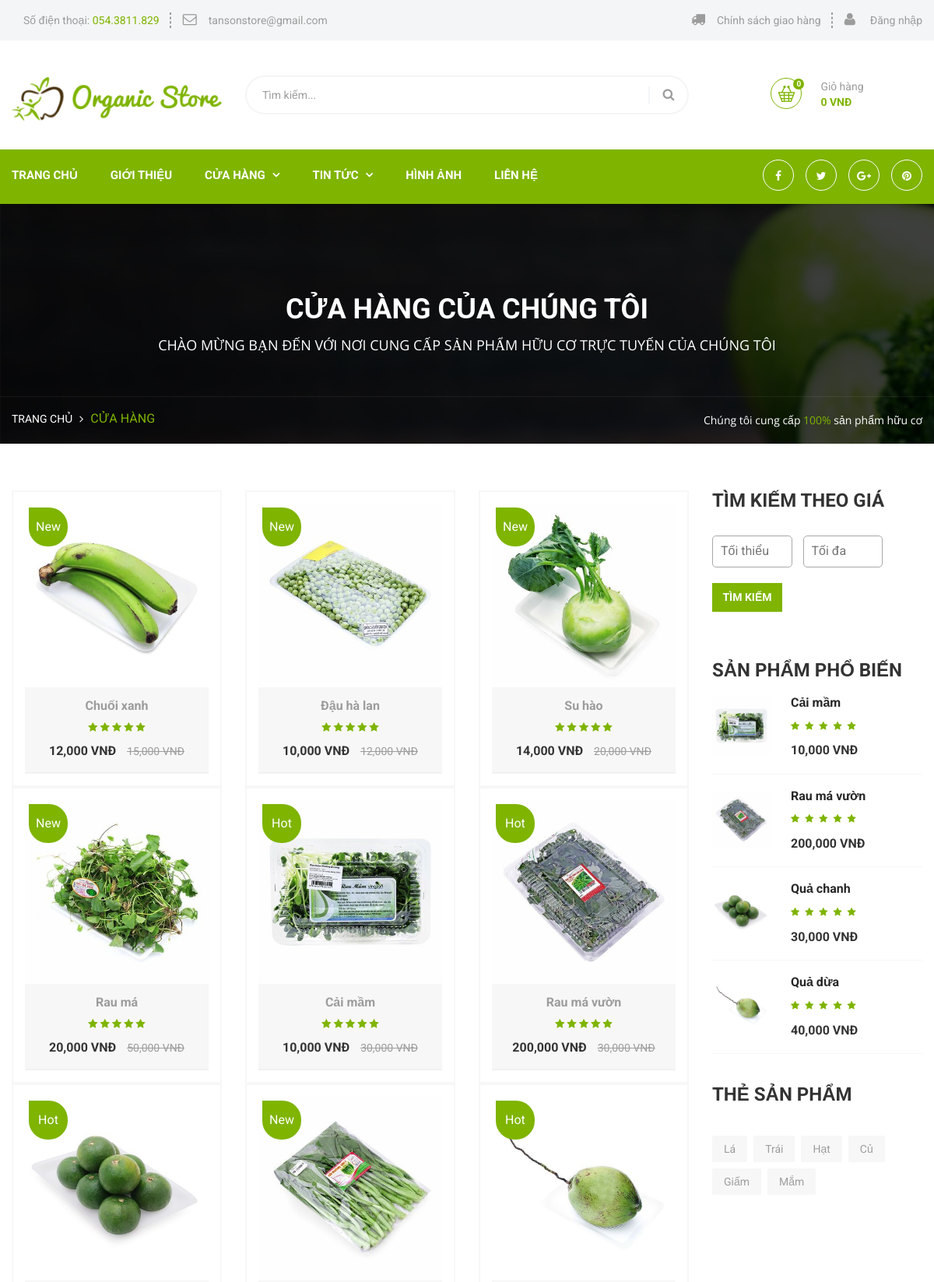
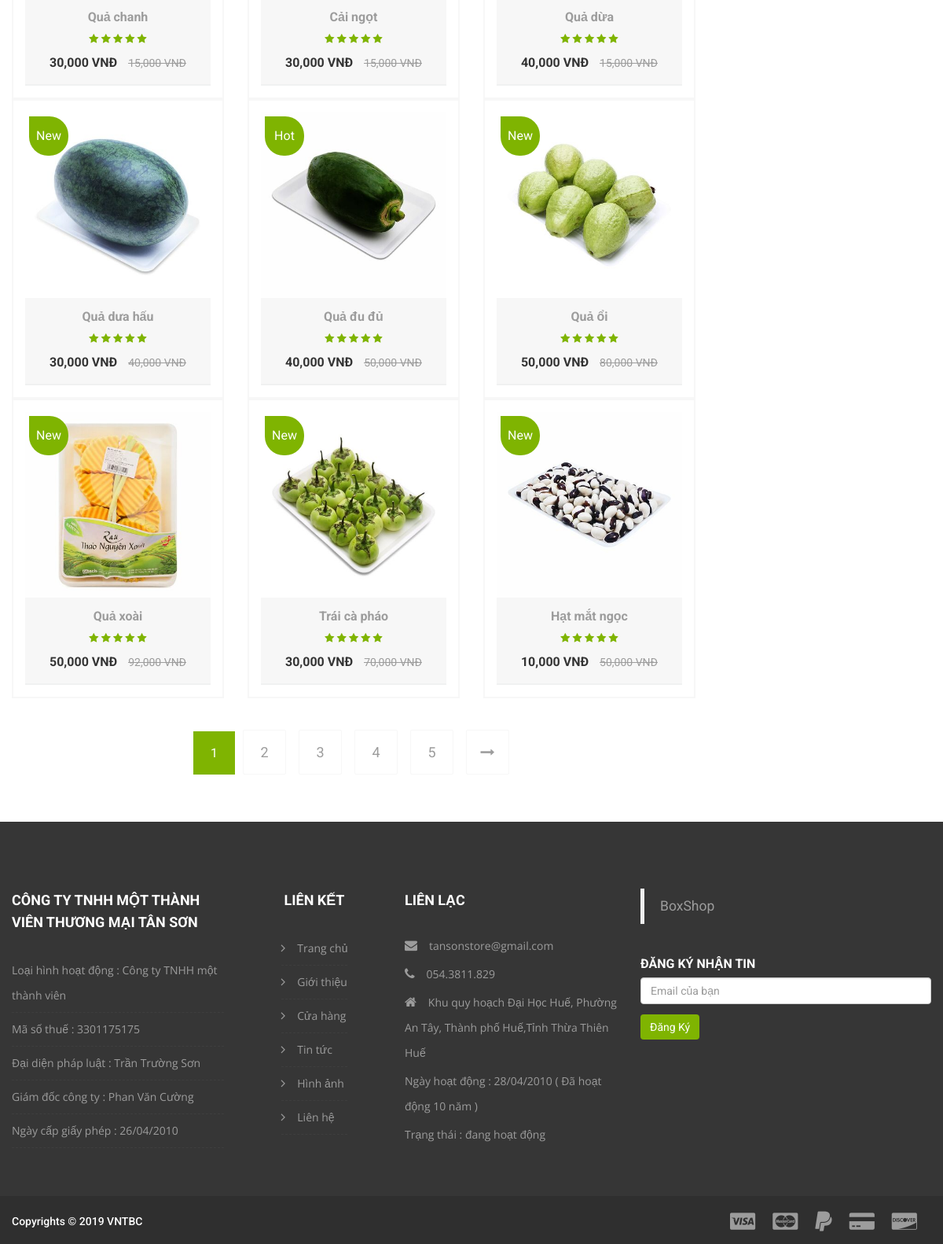
/all-product.php, run on the app's committed database (2 pictures, top to bottom).
### tables this page shows
CREATE TABLE `sanpham` (
  `masanpham` int(10) NOT NULL,
  `tensanpham` varchar(50) DEFAULT NULL,
  `anh` varchar(50) DEFAULT NULL,
  `giagoc` varchar(50) DEFAULT NULL,
  `giakhuyenmai` varchar(50) NOT NULL,
  `thongtinsanpham` varchar(500) DEFAULT NULL,
  `mota` varchar(250) NOT NULL,
  `madanhmuccon` varchar(10) DEFAULT NULL,
  `trangthai` varchar(100) NOT NULL,
  `ghichu` varchar(10) NOT NULL
);

### all-product.php (the view, shortened to what this page needs)
<?php
$priceMin = 0;
$priceMax = 10000000;
include_once "header.php";
include_once "nav.php";
include_once 'conn.php';
$result = mysqli_query($con, "SELECT count(masanpham) as total FROM sanpham WHERE  (giakhuyenmai >= $priceMin AND giakhuyenmai <= $priceMax)");
$row = mysqli_fetch_assoc($result);
$total_records = $row['total'];
$current_page = isset($_GET['page']) ? $_GET['page'] : 1;
$limit = 15;
$total_page = ceil($total_records / $limit);
$start = ($current_page - 1) * $limit;
?>
<section class="breadcrumb-area" style="background-image:url(images/background/2.jpg);">
    <div class="container">
        <div class="row">
            <div class="col-md-12">
                <div class="breadcrumbs text-center">
                    <h1>CỬA HÀNG CỦA CHÚNG TÔI</h1>
                    <h4>Chào mừng bạn đến với nơi cung cấp sản phẩm hữu cơ trực tuyến của chúng tôi</h4>
                </div>
            </div>
        </div>
    </div>
    <div class="breadcrumb-bottom-area">
        <div class="container">
            <div class="row">
                <div class="col-lg-8 col-md-5 col-sm-5">
                    <ul>
                        <li>
                            <a href="index.php">Trang chủ</a>
                        </li>
                        <li>
                            <a href="#">
                                <i class="fa fa-angle-right"></i>
                            </a>
                        </li>
                        <li>Cửa hàng</li>
                    </ul>
                </div>
                <div class="col-lg-4 col-md-7 col-sm-7">
                    <p>Chúng tôi cung cấp
                        <span>100%</span>
                        sản phẩm hữu cơ
                    </p>
                </div>
            </div>
        </div>
    </div>
</section>
<div class="shop_page featured-product">
    <div class="container">
        <div class="row">
            <div class="col-lg-9 col-md-8 col-sm-12 col-sx-12">
                <div class="row">
                    <?php
                    $sql = "SELECT * FROM sanpham WHERE (giakhuyenmai >= $priceMin AND giakhuyenmai <= $priceMax)  LIMIT $start, $limit";
                    $query = mysqli_query($con, $sql);
                    if ($query == NULL)
                        echo '<h5 style="text-align: center; color:red;font-weight: bold;">Không tìm thấy sản phẩm</h5>';
                    else if ($query -> num_rows > 0) {
                    while ($row = mysqli_fetch_assoc($query)) {
                        $giagoc = number_format($row["giagoc"]);
                        ?>
                        <div class="col-md-4 col-sm-6 col-xs-12 default-item" style="display: inline-block;">
                            <div class="inner-box">
                                <div class="single-item center">
                                    <figure class="image-box">
                                        <img src="img/<?php echo $row['anh'] ?>" alt="">
                                        <?php if ($row["ghichu"] != null) {
                                                echo ' <div class="product-model new">' . $row["ghichu"] . '</div>';
                                            } ?>
                                    </figure>
                                    <div class="content">
                                        <h3>
                                            <a href="product-details.php?msp=<?php echo $row["masanpham"]; ?>"><?php echo $row['tensanpham'] ?></a>
                                        </h3>
                                        <div class="rating">
                                            <span class="fa fa-star"></span>
                                            <span class="fa fa-star"></span>
                                            <span class="fa fa-star"></span>
                                            <span class="fa fa-star"></span>
                                            <span class="fa fa-star"></span></div>
                                        <div class="price">
                                            <?php echo number_format($row['giakhuyenmai']) ?> VNĐ
                                            <?php
                                                if ($row['giakhuyenmai'] != NULL && $row['giakhuyenmai'] != 0)
                                                    echo "<span class='prev-rate'><del>$giagoc VNĐ </del></span>";
                                                ?>
                                        </div>
                                    </div>
                                </div>
                            </div>
                        </div>
                    <?php
                    }}
                    ?>
                </div>
                <ul class="page_pagination" style="padding-top: 40px;">
                    <li>
                        <?php
                        for ($i = 1; $i <= $total_page; $i++) {
                            if ($i == $current_page) {
                                echo '<span style="background:#7FB401; padding: 18px 22px; color:#fff";>' . $i . '</span>  ';
                            } else {
                                echo '<a href="all-product.php?price=' . $priceMin . '-' . $priceMax . '&&page=' . $i . '">' . $i . '</a>  ';
                            }
                        }
                        if ($current_page < $total_page && $total_page > 1) {
                            echo '<a href="all-product.php?price=' . $priceMin . '-' . $priceMax . '&&page=' . ($current_page + 1) . ' " class="tran3s"><i class="fa fa-long-arrow-right" aria-hidden="true"></i></a>  ';
                        }
                        ?>
                    </li>
                </ul>
            </div>
            <div class="col-lg-3 col-md-4 col-sm-12 col-xs-12 sidebar_styleTwo">
                <div class="price_filter wow fadeInUp">
                    <div class="theme_inner_title">
                        <h4>Tìm kiếm theo giá</h4>
                    </div>
                    <div class="single-sidebar price-ranger">
                        <div class="ranger-min-max-block">
                            <div class="aa-sidebar-widget">
                                <div class="aa-sidebar-price-range">
                                    <form method="POST" id="aa-sidebar-price-range-form">
                                        <input type="number" name="priceMin" placeholder="Tối thiểu">
                                        <input type="number" name="priceMax" style=" margin-right: 5px;" placeholder="Tối đa">
                                        <input type="submit" name="price" value="Tìm kiếm">
                                    </form>
                                </div>
                            </div>
                        </div>
                    </div>
                </div>
                <?php include_once "nav-right.php" ?>
            </div>
        </div>
    </div>
</div>
<?php
include_once "footer.php";
?>

### nav-right.php
<div class="wrapper">
    <div class="best_sellers clear_fix wow fadeInUp">
        <div class="theme_inner_title">
            <h4>Sản phẩm phổ biến</h4>
        </div>
        <?php
            $sql = "SELECT * FROM sanpham WHERE ghichu like 'Hot' LIMIT 4";
            $query = mysqli_query($con, $sql);
            while ($row = mysqli_fetch_assoc($query)) {
            ?>
            <div class="best_selling_item clear_fix border">
                <div class="img_holder float_left img-padding">
                    <a href="product-details.php?msp=<?php echo $row["masanpham"]; ?>">
                        <img src="img/<?php echo $row['anh'] ?>" alt="image">
                    </a>
                </div>
                <div class="text float_left">
                    <a href="product-details.php?msp=<?php echo $row["masanpham"]; ?>">
                        <h6><?php echo $row['tensanpham'] ?></h6>
                    </a>
                    <ul>
                        <li>
                            <i class="fa fa-star" aria-hidden="true"></i>
                        </li>
                        <li>
                            <i class="fa fa-star" aria-hidden="true"></i>
                        </li>
                        <li>
                            <i class="fa fa-star" aria-hidden="true"></i>
                        </li>
                        <li>
                            <i class="fa fa-star" aria-hidden="true"></i>
                        </li>
                        <li>
                            <i class="fa fa-star" aria-hidden="true"></i>
                        </li>
                    </ul>
                    <span><?php echo number_format($row['giakhuyenmai'])  .'&nbsp;VNĐ' ?></span>
                </div>
            </div>
        <?php
        }
        ?>
    </div>
</div>
<div class="sidebar_tags wow fadeInUp">
    <div class="theme_inner_title">
        <h4>Thẻ sản phẩm</h4>
    </div>
    <ul>
        <li>
            <a href="shop.php?id=LA00" class="tran3s">Lá</a>
        </li>
        <li>
            <a href="shop.php?id=TR00" class="tran3s">Trái</a>
        </li>
        <li>
            <a href="shop.php?id=HA00" class="tran3s">Hạt</a>
        </li>
        <li>
            <a href="shop.php?id=CU00" class="tran3s">Củ</a>
        </li>
        <li>
            <a href="shop.php?id=GIAM00" class="tran3s">Giấm</a>
        </li>
        <li>
            <a href="shop.php?id=MAM00" class="tran3s">Mắm</a>
        </li>
    </ul>
</div>

### css/responsive.css (style rules this page uses)
@media (min-width: 992px) { .container { padding-left: 0 !important; padding-right: 0 !important; } }

### data on the page
sanpham: anh (picture), ghichu "New", tensanpham "Chuối xanh", giakhuyenmai "12,000", giagoc "15,000"
sanpham: anh (picture), ghichu "New", tensanpham "Đậu hà lan", giakhuyenmai "10,000", giagoc "12,000"
sanpham: anh (picture), ghichu "New", tensanpham "Su hào", giakhuyenmai "14,000", giagoc "20,000"
sanpham: anh (picture), ghichu "New", tensanpham "Rau má", giakhuyenmai "20,000", giagoc "50,000"
sanpham: anh (picture), ghichu "Hot", tensanpham "Cải mầm", giakhuyenmai "10,000", giagoc "30,000"
sanpham: anh (picture), ghichu "Hot", tensanpham "Rau má vườn", giakhuyenmai "200,000", giagoc "30,000"
sanpham: anh (picture), ghichu "Hot", tensanpham "Quả chanh", giakhuyenmai "30,000", giagoc "15,000"
sanpham: anh (picture), ghichu "New", tensanpham "Cải ngọt", giakhuyenmai "30,000", giagoc "15,000"
sanpham: anh (picture), ghichu "Hot", tensanpham "Quả dừa", giakhuyenmai "40,000", giagoc "15,000"
sanpham: anh (picture), ghichu "New", tensanpham "Quả dưa hấu", giakhuyenmai "30,000", giagoc "40,000"
sanpham: anh (picture), ghichu "Hot", tensanpham "Quả đu đủ", giakhuyenmai "40,000", giagoc "50,000"
sanpham: anh (picture), ghichu "New", tensanpham "Quả ổi", giakhuyenmai "50,000", giagoc "80,000"
sanpham: anh (picture), ghichu "New", tensanpham "Quả xoài", giakhuyenmai "50,000", giagoc "92,000"
sanpham: anh (picture), ghichu "New", tensanpham "Trái cà pháo", giakhuyenmai "30,000", giagoc "70,000"
sanpham: anh (picture), ghichu "New", tensanpham "Hạt mắt ngọc", giakhuyenmai "10,000", giagoc "50,000"

### other printed values
$totalNumber "0"
$totalPrice "0"
